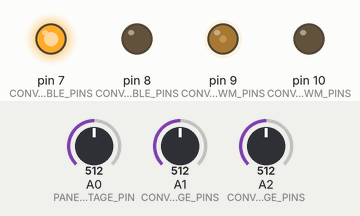
A sketch run on a simulated Arduino Uno, built with avr-gcc and run on an emulated ATmega328P. On the bench: output pins drawn as LEDs (lit = HIGH). The inputs (shaded band) are chosen by the test bench; at power-on: A0 (PANEL_VOLTAGE_PIN) = 512, A1 (CONVERTER_VOLTAGE_PINS) = 512, A2 (CONVERTER_VOLTAGE_PINS) = 512.

Above: at 1.25 s.
1.3 s: A0 (PANEL_VOLTAGE_PIN) set to 599
4.3 s: A0 (PANEL_VOLTAGE_PIN) set to 626
5.8 s: A1 (CONVERTER_VOLTAGE_PINS) set to 492
7.3 s: A1 (CONVERTER_VOLTAGE_PINS) set to 464
At 7.48 s:
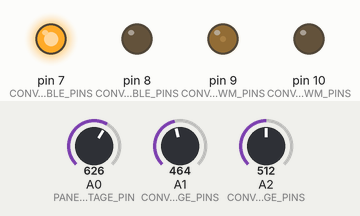
10.3 s: A0 (PANEL_VOLTAGE_PIN) set to 659
At 12.3 s:
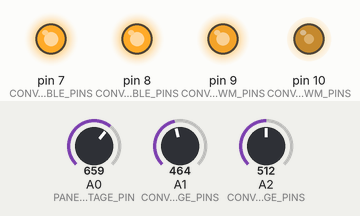
13.3 s: A0 (PANEL_VOLTAGE_PIN) set to 684
At 14.01 s:
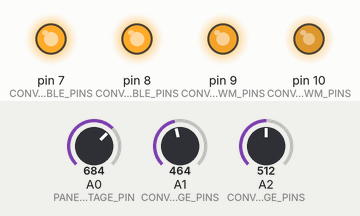
At 15.0 s:
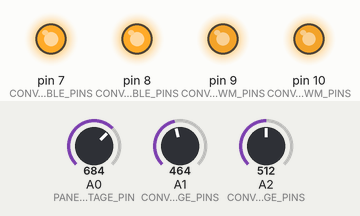
Timing chart, 0 to 16.5 s (numbered marks = the images above; inputs shaded):
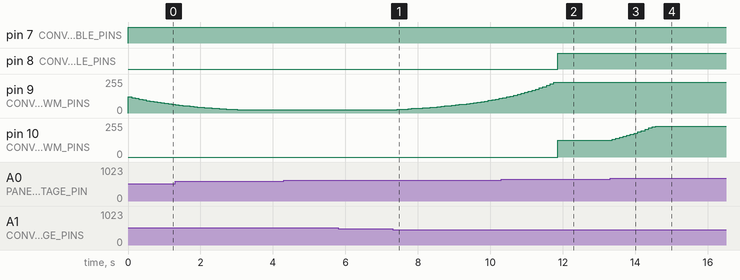

Measured:
- the behaviour switches between 673 and 674 on A0 (PANEL_VOLTAGE_PIN) (found by bisection; images 2 and 3)
- after the input at 4.3 s, every drawn part: stays the same
- after the input at 5.8 s, every drawn part: stays the same
- after the input at 7.3 s, pin 9 (CONVERTER_PWM_PINS): moves from 25/255 to 110/255 over 2.9 s, starting at once
- after the input at 13.3 s, pin 10 (CONVERTER_PWM_PINS): moves from 127/255 to 229/255 over 1.2 s, starting after 0.06 s

The sketch:

infer3.ino
```cpp
#include <Arduino.h>

// Configuration Parameters
#define NUM_CONVERTERS 2
#define PANEL_VOLTAGE_PIN A0
#define CONVERTER_VOLTAGE_PINS {A1, A2}
#define CONVERTER_PWM_PINS {9, 10}
#define CONVERTER_ENABLE_PINS {7, 8}

// Optimization Parameters
const float TARGET_VOLTAGE_RATIO = 0.80; // 80% of input panel voltage
const float MAX_PWM_DUTY_CYCLE = 0.90;
const float MIN_PWM_DUTY_CYCLE = 0.10;
const float VOLTAGE_TOLERANCE = 0.05; // 5% tolerance

class DCDCConverter {
private:
    int voltagePin;
    int pwmPin;
    int enablePin;
    int priority;
    float currentDutyCycle;

public:
    DCDCConverter(int vPin, int pwmPin, int enPin, int priorityRank)
        : voltagePin(vPin), pwmPin(pwmPin), enablePin(enPin), priority(priorityRank), currentDutyCycle(0.5) {
        pinMode(pwmPin, OUTPUT);
        pinMode(enablePin, OUTPUT);
        digitalWrite(enablePin, LOW); // Initially disabled
    }

    void enable() {
        digitalWrite(enablePin, HIGH);
    }

    void disable() {
        digitalWrite(enablePin, LOW);
    }

    float readOutputVoltage() {
        return analogRead(voltagePin) * (5.0 / 1023.0);
    }

    void adjustDutyCycle(float panelVoltage) {
        float outputVoltage = readOutputVoltage();
        float targetVoltage = panelVoltage * TARGET_VOLTAGE_RATIO;

        // Proportional control for duty cycle adjustment
        if (outputVoltage < targetVoltage * (1 - VOLTAGE_TOLERANCE)) {
            // Increase duty cycle
            currentDutyCycle = min(currentDutyCycle * 1.05, MAX_PWM_DUTY_CYCLE);
        } else if (outputVoltage > targetVoltage * (1 + VOLTAGE_TOLERANCE)) {
            // Decrease duty cycle
            currentDutyCycle = max(currentDutyCycle * 0.95, MIN_PWM_DUTY_CYCLE);
        }

        // Apply PWM
        int pwmValue = currentDutyCycle * 255;
        analogWrite(pwmPin, pwmValue);
    }

    float getCurrentDutyCycle() const {
        return currentDutyCycle;
    }

    int getPriority() const {
        return priority;
    }
};

class SolarPanelOptimizer {
private:
    DCDCConverter* converters[NUM_CONVERTERS];
    int panelVoltagePin;

public:
    SolarPanelOptimizer(int panelPin) : panelVoltagePin(panelPin) {
        // Initialize converters with different priorities
        converters[0] = new DCDCConverter(A1, 9, 7, 1); // Higher priority
        converters[1] = new DCDCConverter(A2, 10, 8, 2); // Lower priority
    }

    float readPanelVoltage() {
        return analogRead(panelVoltagePin) * (5.0 / 1023.0);
    }

    void optimizePowerDistribution() {
        float panelVoltage = readPanelVoltage();

        // Sort converters by priority (bubble sort)
        for (int i = 0; i < NUM_CONVERTERS - 1; i++) {
            for (int j = 0; j < NUM_CONVERTERS - i - 1; j++) {
                if (converters[j]->getPriority() > converters[j + 1]->getPriority()) {
                    DCDCConverter* temp = converters[j];
                    converters[j] = converters[j + 1];
                    converters[j + 1] = temp;
                }
            }
        }

        // Optimize converters based on priority
        for (int i = 0; i < NUM_CONVERTERS; i++) {
            if (i == 0) {
                // Highest priority converter always tries to optimize
                converters[i]->enable();
                converters[i]->adjustDutyCycle(panelVoltage);
            } else {
                // Lower priority converters only activate if higher priority ones are saturated
                if (converters[i-1]->getCurrentDutyCycle() >= MAX_PWM_DUTY_CYCLE) {
                    converters[i]->enable();
                    converters[i]->adjustDutyCycle(panelVoltage);
                } else {
                    converters[i]->disable();
                }
            }
        }
    }

    void inferPanelCurrent() {
        // Simplified current inference based on voltage changes and duty cycle
        float openCircuitVoltage = readPanelVoltage();

        // Simulate load variations and current changes
        for (int i = 0; i < NUM_CONVERTERS; i++) {
            float dutyCycle = converters[i]->getCurrentDutyCycle();
            float estimatedCurrent = openCircuitVoltage * (1 - dutyCycle);

            // Optional: Log or use estimated current
            // Serial.print("Converter "); Serial.print(i);
            // Serial.print(" Estimated Current: "); Serial.println(estimatedCurrent);
        }
    }

    ~SolarPanelOptimizer() {
        for (int i = 0; i < NUM_CONVERTERS; i++) {
            delete converters[i];
        }
    }
};

SolarPanelOptimizer* optimizer;

void setup() {
    Serial.begin(9600);
    optimizer = new SolarPanelOptimizer(PANEL_VOLTAGE_PIN);
}

void loop() {
    optimizer->optimizePowerDistribution();
    optimizer->inferPanelCurrent();

    delay(100); // Sampling interval
}
```
